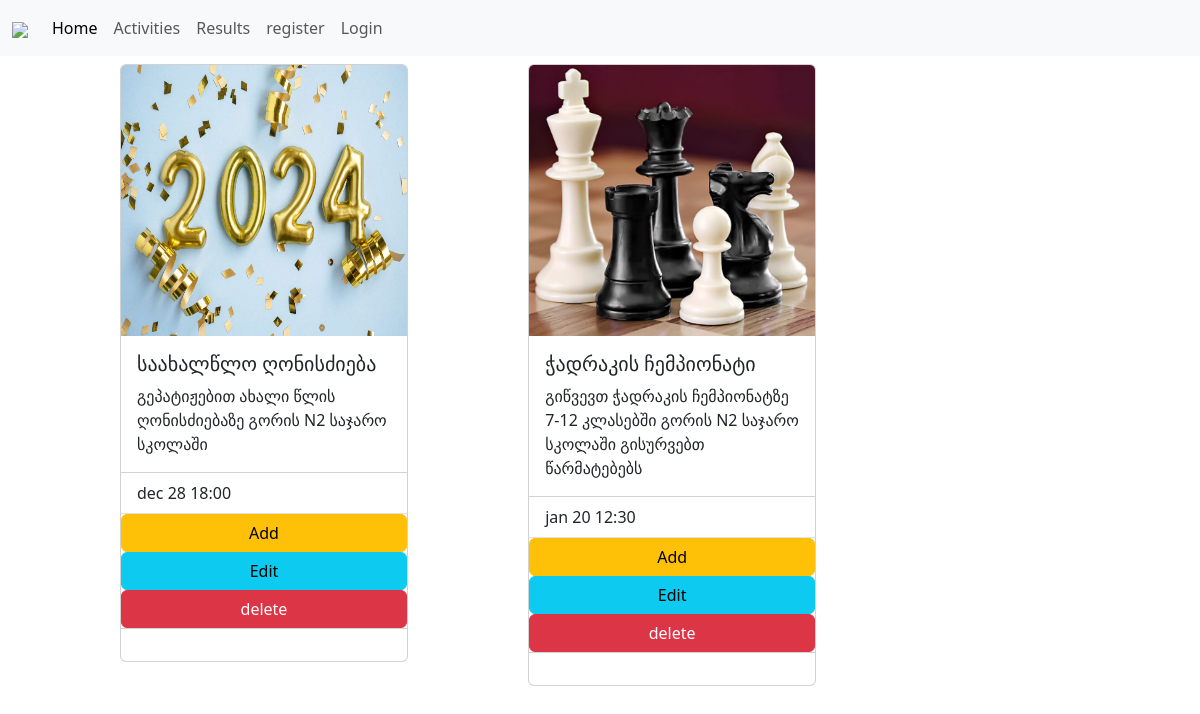
The app's page /activities with its own data.
### models.py (models this page shows, shortened)
class Product(db.Model):
    id = db.Column(db.Integer, primary_key=True)
    maintitle = db.Column(db.String(255), nullable=False)
    img = db.Column(db.String(255), nullable=False)
    card_title = db.Column(db.String(255), nullable=False)
    time = db.Column(db.String(255), nullable=False)

### routes.py (the view)
@app.route("/activities")
def activities():
    products = Product.query.all()
    return render_template("activities.html", products=products)

### templates/activities.html
{% extends "base.html" %}
{% block content %}
{% for product in products %}
<section class="section1 p-2 d-inline-flex" style="margin-left: 100px">
    <div class="card d-flex" style="width: 18rem;">
        <img class="card-img-top" src="/static/{{ product['img'] }}" alt="Card image cap" style="width: 286px; height: 271.17px;">
        <div class="card-body">
            <h5 class="card-title">{{ product['maintitle'] }}</h5>
            <p class="card-text">{{ product['card_title'] }}</p>
        </div>
        <ul class="list-group list-group-flush">
            <li class="list-group-item time">{{ product['time'] }}</li>
            <a href="/add_product" class="btn btn-warning">Add</a>
            <a href="/edit_product/{{ product.id }}" class="btn btn-info">Edit</a>
            <a href="/delete_product/{{ product.id }}" class="btn btn-danger">delete</a>
        </ul>
        <div class="card-body">
        </div>
    </div>
</section>
{% endfor %}
{% endblock %}

### templates/base.html (shortened to what this page needs)
<!DOCTYPE html>
<html lang="en">
<head>
    <link rel="stylesheet" href="../static/style.css">
    <link href="https://cdn.jsdelivr.net/npm/bootstrap@5.3.2/dist/css/bootstrap.min.css" rel="stylesheet">
</head>
<body>
<nav class="navbar navbar-expand-lg navbar-light bg-light">
  <div class="container-fluid">
    <a class="navbar-brand" href="https://www.tbceducation.ge/"><img src="https://companyurlfinder.com/marketing/assets/img/logos/tbcbank.ge.png" style="width: 40px;"></a>
    <div class="collapse navbar-collapse" id="navbarNavAltMarkup">
      <div class="navbar-nav">
        <a class="nav-link active" aria-current="page" href="/">Home</a>
        <a class="nav-link" href="/activities">Activities</a>
        <a class="nav-link" href="/results">Results</a>
        {% if current_user.is_authenticated %}
        <a class="nav-link" href="/logout">logout</a>
        {% else %}
          <a class="nav-link" href="/register">register</a>
          <a class="nav-link" href="/login">Login</a>
        {% endif %}
      </div>
    </div>
  </div>
</nav>
<div class="container-fluid">
  {% block content %}{% endblock %}
</div>
</body>
</html>

### records on screen
Product: img (picture), maintitle "საახალწლო ღონისძიება", card_title "გეპატიჟებით ახალი წლის ღონისძიებაზე გორის N2 საჯარო სკოლაში", time "dec 28 18:00"
Product: img (picture), maintitle "ჭადრაკის ჩემპიონატი", card_title "გიწვევთ ჭადრაკის ჩემპიონატზე 7-12 კლასებში გორის N2 საჯარო სკოლაში გისურვებთ წარმატებებს", time "jan 20 12:30"
